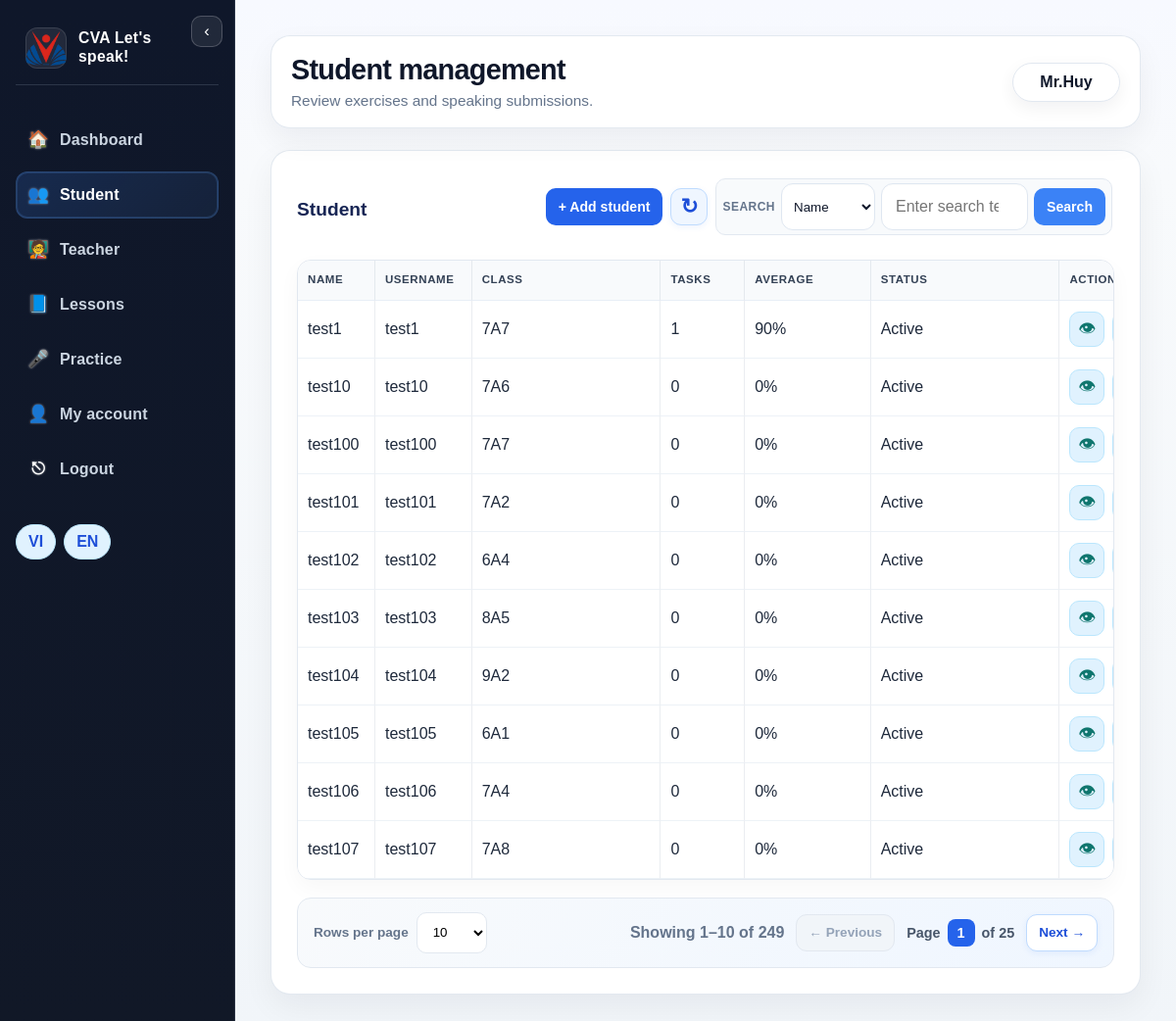
Page /teacher/students (signed in) on the committed database.
### tables this page shows
CREATE TABLE users (
            id INTEGER PRIMARY KEY AUTOINCREMENT,
            full_name TEXT NOT NULL,
            email TEXT UNIQUE NOT NULL,
            password TEXT NOT NULL,
            role TEXT NOT NULL,
            class_name TEXT,
            created_at TEXT DEFAULT CURRENT_TIMESTAMP
        , is_active INTEGER DEFAULT 1, total_points INTEGER DEFAULT 0, average_score REAL DEFAULT 0, username TEXT);

### app.py (the view)
@app.route('/teacher/students')
def teacher_students():
    user = require_login()
    if not user or user['role'] != 'teacher':
        return redirect(url_for('login'))
    page = max(1, request.args.get('page', default=1, type=int) or 1)
    per_page = get_page_size()
    search_field = request.args.get('search_field', 'name')
    search_query = request.args.get('q', '').strip()
    student_search_fields = {
        'name': 'full_name',
        'username': 'username',
        'class': 'class_name',
    }
    if search_field not in student_search_fields:
        search_field = 'name'
    search_sql = ''
    search_params = ['student']
    if search_query:
        search_sql = f' AND {student_search_fields[search_field]} LIKE ?'
        search_params.append(f'%{search_query}%')
    conn = get_db()
    total_students = conn.execute(
        f'SELECT COUNT(*) AS count FROM users WHERE role = ?{search_sql}',
        search_params
    ).fetchone()['count']
    total_pages = max(1, (total_students + per_page - 1) // per_page)
    page = min(page, total_pages)
    offset = (page - 1) * per_page
    students = conn.execute(
        f'SELECT * FROM users WHERE role = ?{search_sql} ORDER BY full_name LIMIT ? OFFSET ?',
        (*search_params, per_page, offset)
    ).fetchall()
    student_rows = []
    for student in students:
        stats = conn.execute(
            'SELECT COUNT(*) AS tasks, AVG(score) AS avg_score FROM submissions WHERE student_id = ?',
            (student['id'],)
        ).fetchone()
        student_rows.append({
            **dict(student),
            'tasks': stats['tasks'] or 0,
            'avg_score': float(stats['avg_score'] or 0),
            'is_active': bool(student['is_active']) if student['is_active'] is not None else True,
        })
    conn.close()
    warning = get_session_message('google_sync_warning')
    sync_success = get_session_message('google_sync_success', False)
    student_created_success = session.pop('student_created_success', None)
    session.pop('google_sync_warning', None)
    session.pop('google_sync_success', None)
    return render_template('teacher_students.html', user=user, students=student_rows, page=page, total_pages=total_pages, per_page=per_page, page_size_options=PAGE_SIZE_OPTIONS, total_items=total_students, warning=warning, sync_success=sync_success, student_created_success=student_created_success, search_field=search_field, search_query=search_query)

### app.py (called while the page is built)
def is_headteacher(user):
    if not user:
        return False
    user_fields = set(user.keys()) if hasattr(user, 'keys') else set(user)
    user_id = user['id'] if 'id' in user_fields else None
    role = str(user['role'] if 'role' in user_fields else '').strip().lower()
    if role != 'teacher':
        return False
    if (
        user_id is not None
        and has_request_context()
        and session.get('headteacher_claim_user_id') == user_id
    ):
        return session.get('headteacher_user_id') == user_id
    username = user['username'] if 'username' in user_fields else ''
    return normalize_username(username) == 'huynt'

@app.context_processor
def inject_headteacher_navigation():
    current_user = require_login()
    return {'is_headteacher': is_headteacher(current_user)}

def get_page_size():
    try:
        page_size = int(request.args.get('per_page', 10))
    except (TypeError, ValueError):
        return 10
    return page_size if page_size in PAGE_SIZE_OPTIONS else 10

def get_session_message(key, default=None):
    if has_request_context():
        return session.get(key, default)
    return default

def get_db():
    conn = sqlite3.connect(DATA_FILE, timeout=30)
    conn.execute('PRAGMA busy_timeout = 30000')
    conn.row_factory = sqlite3.Row
    return conn

@app.context_processor
def inject_i18n():
    lang = session.get('lang', 'en') or 'en'
    return {
        'lang': lang,
        't': lambda key: TRANSLATIONS.get(lang, TRANSLATIONS['en']).get(key, key),
    }

def require_login():
    user_id = session.get('user_id')
    if not user_id:
        return None
    conn = get_db()
    user = conn.execute('SELECT * FROM users WHERE id = ?', (user_id,)).fetchone()
    conn.close()
    return user

### templates/teacher_students.html (shortened to what this page needs)
<!DOCTYPE html>
<html lang="en">
<head>
    <link rel="stylesheet" href="{{ url_for('static', filename='css/styles.css') }}">
</head>
<body>
    <div class="app-shell teacher-workspace-shell">
        <aside class="sidebar">
            <button class="sidebar-toggle" type="button" aria-label="Toggle sidebar">☰</button>
            <div class="logo-wrap">
                <span class="logo-mark"><img src="{{ url_for('static', filename='images/cva-logo.png') }}" alt="CVA logo"></span>
                <span class="logo-text">CVA Let's speak!</span>
            </div>
            <nav>
                <a href="{{ url_for('dashboard') }}"><span class="nav-icon">🏠</span><span class="nav-label">{{ t('dashboard') }}</span></a>
                <a class="active" href="{{ url_for('teacher_students') }}"><span class="nav-icon">👥</span><span class="nav-label">{{ t('student') }}</span></a>
                {% if is_headteacher %}<a href="{{ url_for('teacher_accounts') }}"><span class="nav-icon">🧑‍🏫</span><span class="nav-label">Teacher</span></a>{% endif %}
                <a href="{{ url_for('teacher_lessons') }}"><span class="nav-icon">📘</span><span class="nav-label">{{ t('lessons') }}</span></a>
                <a href="{{ url_for('practice_page') }}"><span class="nav-icon">🎤</span><span class="nav-label">Practice</span></a>
                <a href="{{ url_for('teacher_profile') }}"><span class="nav-icon">👤</span><span class="nav-label">My account</span></a>
                <a href="{{ url_for('logout') }}"><span class="nav-icon">⎋</span><span class="nav-label">{{ t('logout') }}</span></a>
            </nav>
            <div class="language-switcher sidebar-lang">
                <button type="button" data-lang="vi" class="lang-btn {% if lang == 'vi' %}active{% endif %}">VI</button>
                <button type="button" data-lang="en" class="lang-btn {% if lang == 'en' %}active{% endif %}">EN</button>
            </div>
        </aside>
        <main class="main-panel">
            <header class="topbar">
                <div>
                    <h2>Student management</h2>
                    <p>Review exercises and speaking submissions.</p>
                </div>
                <div class="user-box">{{ user.full_name }}</div>
            </header>
            <section class="card wide-card">
                <div class="card-header list-card-toolbar">
                    <h3>{{ t('student') }}</h3>
                    <div class="table-actions">
                        <a class="primary-btn student-add-btn" href="{{ url_for('teacher_new_student') }}">+ Add student</a>
                        <form method="POST" action="{{ url_for('teacher_sync_google') }}" class="inline-form" onsubmit="return confirm('Sync the Student list with Google Sheets now?');">
                            <button class="sync-icon-btn" type="submit" title="Sync Student list with Google Sheets" aria-label="Sync Student list with Google Sheets"><span aria-hidden="true">↻</span></button>
                        </form>
                        <form method="GET" action="{{ url_for('teacher_students') }}" class="list-search-form">
                            <label class="mini-label" for="student-search-field">Search</label>
                            <select id="student-search-field" name="search_field" class="form-control mini-select">
                                <option value="name" {% if search_field == 'name' %}selected{% endif %}>Name</option>
                            </select>
                            <input type="search" name="q" class="form-control search-query-input" value="{{ search_query }}" placeholder="Enter search text">
                            <button class="primary-btn" type="submit">Search</button>
                        </form>
                    </div>
                </div>
                <div class="table-wrap">
                    <table class="data-table">
                        <thead>
                            <tr>
                                <th>Name</th>
                                <th>Username</th>
                                <th>Class</th>
                                <th>Tasks</th>
                                <th>Average</th>
                                <th>Status</th>
                                <th>Action</th>
                            </tr>
                        </thead>
                        <tbody>
                            {% for student in students %}
                            <tr>
                                <td><a href="{{ url_for('teacher_student_detail', user_id=student.id) }}">{{ student.full_name }}</a></td>
                                <td>{{ student.username or '—' }}</td>
                                <td>{{ student.class_name or 'N/A' }}</td>
                                <td>{{ student.tasks }}</td>
                                <td>{{ '%.0f' % student.avg_score }}%</td>
                                <td>{{ 'Active' if student.is_active else 'Locked' }}</td>
                                <td>
                                    <div class="row-actions compact-icon-actions">
                                        <a class="icon-action-btn edit-icon-btn" href="{{ url_for('teacher_student_detail', user_id=student.id) }}" title="View student" aria-label="View student">👁</a>
                                    </div>
                                </td>
                            </tr>
                            {% endfor %}
                        </tbody>
                    </table>
                </div>
                <div class="pagination">
                    <form method="GET" action="{{ url_for('teacher_students') }}" class="page-size-form">
                        <label for="student-page-size">Rows per page</label>
                        <select id="student-page-size" name="per_page" class="mini-select" onchange="this.form.submit()">
                            {% for size in page_size_options %}
                            <option value="{{ size }}" {% if size == per_page %}selected{% endif %}>{{ size }}</option>
                            {% endfor %}
                        </select>
                    </form>
                    <span>Showing {{ (page - 1) * per_page + 1 if total_items else 0 }}–{{ [page * per_page, total_items]|min }} of {{ total_items }}</span>
                    {% if page > 1 %}
                    <a href="{{ url_for('teacher_students', page=page-1, per_page=per_page, search_field=search_field, q=search_query) }}" class="page-btn page-nav-btn" aria-label="Previous page">← Previous</a>
                    {% else %}
                    <span class="page-btn page-nav-btn is-disabled" aria-disabled="true">← Previous</span>
                    {% endif %}
                    <span class="page-current">Page <strong>{{ page }}</strong> of {{ total_pages }}</span>
                    {% if page < total_pages %}
                    <a href="{{ url_for('teacher_students', page=page+1, per_page=per_page, search_field=search_field, q=search_query) }}" class="page-btn page-nav-btn" aria-label="Next page">Next →</a>
                    {% else %}
                    <span class="page-btn page-nav-btn is-disabled" aria-disabled="true">Next →</span>
                    {% endif %}
                </div>
            </section>
        </main>
    </div>
</body>
</html>

### rows in the picture
users: full_name "Mr.Huy"
users: full_name "test1", username "test1", class_name "7A7", tasks "1", avg_score "90", is_active "Active"
users: full_name "test10", username "test10", class_name "7A6", tasks "0", avg_score "0", is_active "Active"
users: full_name "test100", username "test100", class_name "7A7", tasks "0", avg_score "0", is_active "Active"
users: full_name "test101", username "test101", class_name "7A2", tasks "0", avg_score "0", is_active "Active"
users: full_name "test102", username "test102", class_name "6A4", tasks "0", avg_score "0", is_active "Active"
users: full_name "test103", username "test103", class_name "8A5", tasks "0", avg_score "0", is_active "Active"
users: full_name "test104", username "test104", class_name "9A2", tasks "0", avg_score "0", is_active "Active"
users: full_name "test105", username "test105", class_name "6A1", tasks "0", avg_score "0", is_active "Active"
users: full_name "test106", username "test106", class_name "7A4", tasks "0", avg_score "0", is_active "Active"
users: full_name "test107", username "test107", class_name "7A8", tasks "0", avg_score "0", is_active "Active"

### other values in the picture
{{ t('dashboard') }} "Dashboard"
{{ t('student') }} "Student"
{{ t('lessons') }} "Lessons"
{{ t('logout') }} "Logout"
{{ (page - 1) * per_page + 1 if total_items else 0 }} "1"
{{ [page * per_page, total_items]|min }} "10"
{{ total_items }} "249"
{{ page }} "1"
{{ total_pages }} "25"
form field per_page "10"
